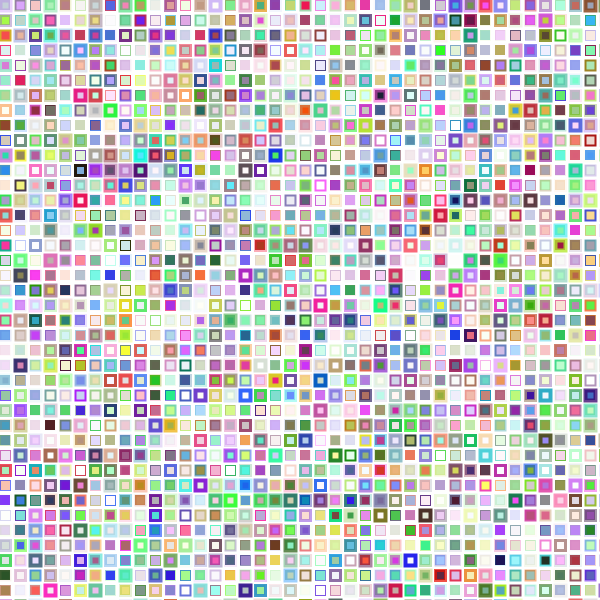
Frame 1 (no input)
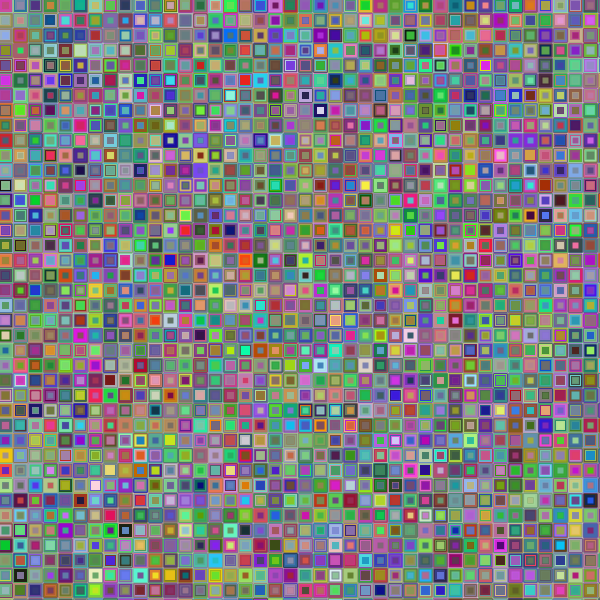
Frame 60 (the mouse pressed at the canvas centre just before this capture)
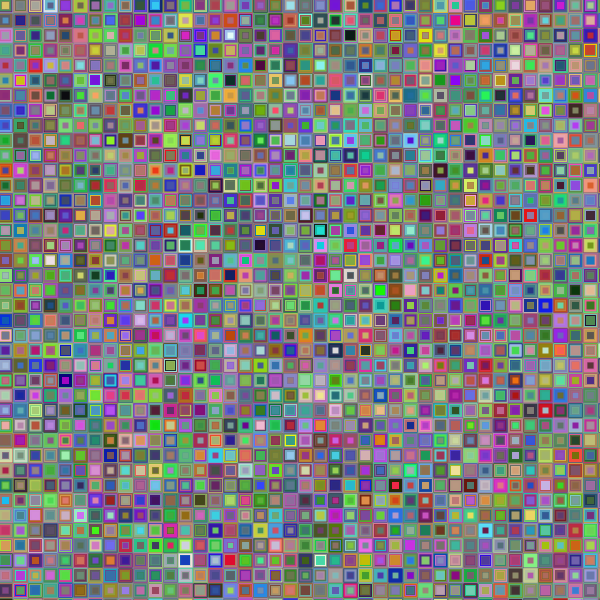
Frame 120 (the mouse held since frame 60 and released just before this capture)

The Processing sketch that drew these frames (run headless with seeded random() and noise(); from frame 60 on, the mouse is pressed at the canvas centre):

// Processing sketch: processing_185907
// ── processing_185907.pde

/* Code continously creates a grid of 10x10 squares with random width borders, colours and opacity. 
The result is an neverending patchwork of coloured squares and outlines.
*/

// Global Variables
int i = 0;  // For Loop iteration

// Setup Block
void setup() {
  size(600, 600);
  smooth();
  noFill();
  background(#ffffff);
  frameRate(15);

}

// Drawing Block
void draw() {
  
  for (int y = 0; y < height+20; y +=15) {
    for (int x = 0; x < width+20 ; x += 15) {
      stroke(int(random(0, 255)), int(random(0, 255)), int(random(0, 255)),int(random(0, 255)));;
      strokeWeight(int(random(1,5)));
      fill(int(random(0, 255)), int(random(0, 255)), int(random(0, 255)),int(random(0, 255)));
      rect(x, y, 10, 10);
    }
  }
}
